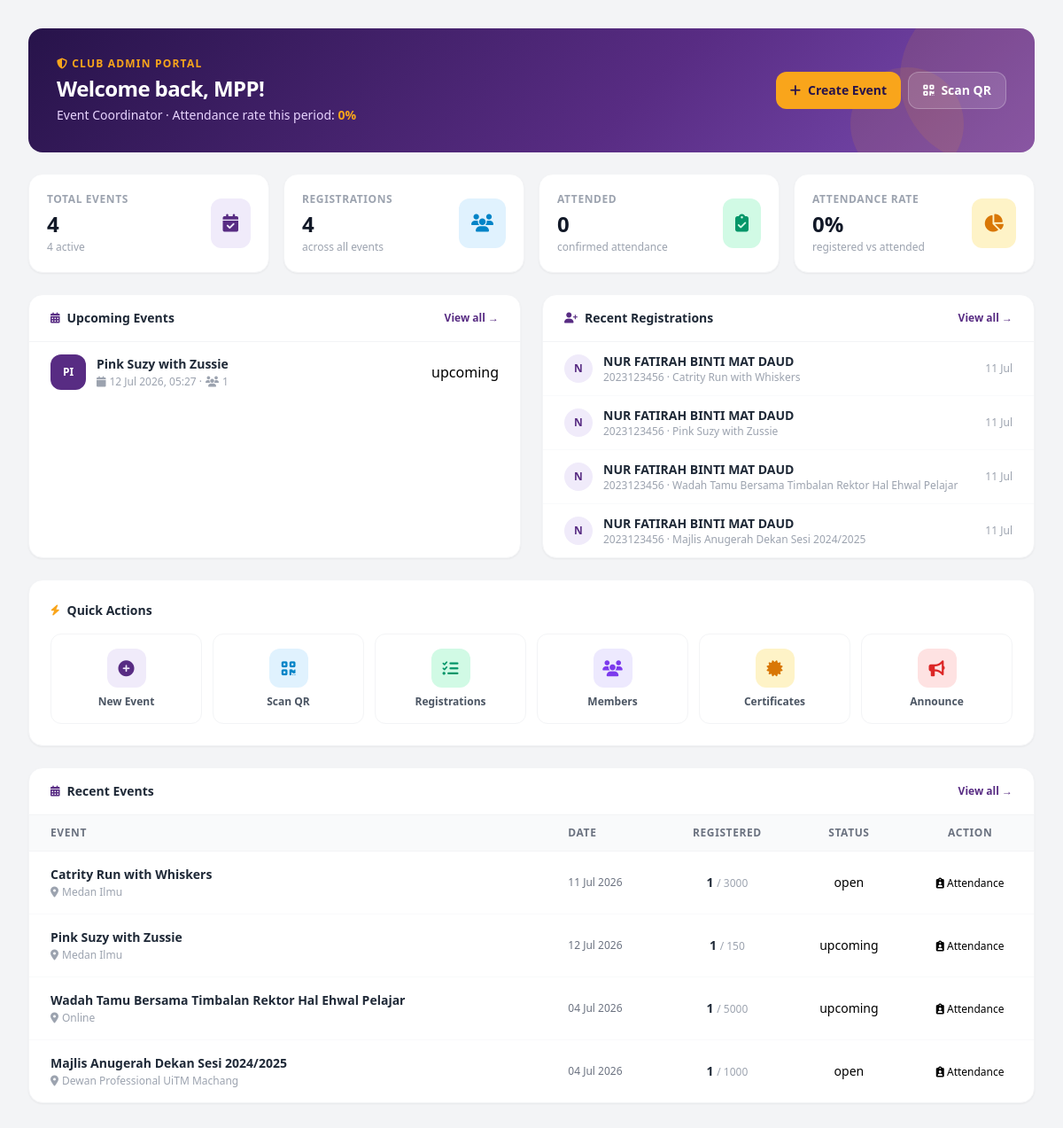
Page /admin_dashboard.php (signed in) on the committed database.
### tables this page shows
CREATE TABLE `events` (
  `id` int(10) UNSIGNED NOT NULL,
  `campus_id` int(10) UNSIGNED DEFAULT NULL,
  `club_id` int(10) UNSIGNED DEFAULT NULL,
  `created_by` int(10) UNSIGNED DEFAULT NULL,
  `title` varchar(200) NOT NULL,
  `venue` varchar(200) DEFAULT NULL,
  `category` enum('Academic','Cultural','Sports','Other') NOT NULL DEFAULT 'Other',
  `status` enum('upcoming','open','under_review','closed','cancelled','archived') NOT NULL DEFAULT 'upcoming',
  `capacity` int(10) UNSIGNED NOT NULL DEFAULT 0,
  `registration_fee` decimal(8,2) NOT NULL DEFAULT 0.00,
  `registered_count` int(10) UNSIGNED NOT NULL DEFAULT 0,
  `start_date` datetime DEFAULT NULL,
  `end_date` datetime DEFAULT NULL,
  `description` text DEFAULT NULL,
  `image_url` varchar(500) DEFAULT NULL,
  `created_at` datetime NOT NULL DEFAULT current_timestamp(),
  `updated_at` datetime NOT NULL DEFAULT current_timestamp() ON UPDATE current_timestamp(),
  `is_paid` tinyint(1) NOT NULL DEFAULT 0,
  `fee_amount` decimal(8,2) DEFAULT NULL,
  `payment_method` varchar(50) DEFAULT NULL,
  `payment_details` text DEFAULT NULL,
  `payment_deadline` datetime DEFAULT NULL
);

CREATE TABLE `registrations` (
  `id` int(10) UNSIGNED NOT NULL,
  `event_id` int(10) UNSIGNED NOT NULL,
  `student_id` int(10) UNSIGNED NOT NULL,
  `campus_id` int(10) UNSIGNED NOT NULL,
  `status` enum('registered','attended','cancelled','no_show') NOT NULL DEFAULT 'registered',
  `registered_at` datetime NOT NULL DEFAULT current_timestamp(),
  `attended_at` datetime DEFAULT NULL,
  `attendance_status` enum('pending','attended','absent') NOT NULL DEFAULT 'pending',
  `cancelled_at` datetime DEFAULT NULL,
  `notes` varchar(255) DEFAULT NULL
);

CREATE TABLE `students` (
  `id` int(10) UNSIGNED NOT NULL,
  `campus_id` int(10) UNSIGNED DEFAULT NULL,
  `name` varchar(120) NOT NULL,
  `email` varchar(180) NOT NULL,
  `password` varchar(255) NOT NULL,
  `matric_no` varchar(40) DEFAULT NULL,
  `phone` varchar(20) DEFAULT NULL,
  `faculty` varchar(10) DEFAULT NULL,
  `year` tinyint(1) UNSIGNED DEFAULT NULL,
  `is_active` tinyint(1) NOT NULL DEFAULT 1,
  `created_at` datetime NOT NULL DEFAULT current_timestamp()
);

### config.php (called while the page is built, shortened)
<?php
function db(): PDO {
    static $pdo = null;
    if ($pdo === null) {
        $dsn = 'mysql:host=' . DB_HOST . ';dbname=' . DB_NAME . ';charset=' . DB_CHARSET;
        try {
            $pdo = new PDO($dsn, DB_USER, DB_PASS, [
                PDO::ATTR_ERRMODE            => PDO::ERRMODE_EXCEPTION,
                PDO::ATTR_DEFAULT_FETCH_MODE => PDO::FETCH_ASSOC,
                PDO::ATTR_EMULATE_PREPARES   => false,
            ]);
        } catch (PDOException $e) {
            die(json_encode(['error' => 'Database connection failed: ' . $e->getMessage()]));
        }
    }
    return $pdo;
}
function currentClubAdmin(): array {
    return $_SESSION['admin'] ?? [];
}
?>

### admin_dashboard.php (the view, shortened to what this page needs)
<?php
require_once '../config.php';
$admin      = currentClubAdmin();
$adminId    = $_SESSION['admin_id'];
$s = db()->prepare("SELECT COUNT(*) FROM events WHERE created_by=?"); $s->execute([$adminId]); $totalEvents=(int)$s->fetchColumn();
$s = db()->prepare("SELECT COUNT(*) FROM events WHERE created_by=? AND status IN('open','upcoming')"); $s->execute([$adminId]); $activeEvents=(int)$s->fetchColumn();
$s = db()->prepare("SELECT COUNT(*) FROM registrations r JOIN events e ON e.id=r.event_id WHERE e.created_by=? AND r.status='registered'"); $s->execute([$adminId]); $totalRegistrations=(int)$s->fetchColumn();
$s = db()->prepare("SELECT COUNT(*) FROM registrations r JOIN events e ON e.id=r.event_id WHERE e.created_by=? AND r.attended_at IS NOT NULL"); $s->execute([$adminId]); $totalAttended=(int)$s->fetchColumn();
$attRate = $totalRegistrations > 0 ? round($totalAttended/$totalRegistrations*100) : 0;
$stmtEv = db()->prepare("
    SELECT e.*, (SELECT COUNT(*) FROM registrations r WHERE r.event_id=e.id AND r.status='registered') AS reg_count
    FROM events e WHERE e.created_by=? AND e.status IN('open','upcoming') AND e.start_date >= NOW()
    ORDER BY e.start_date ASC LIMIT 5
");
$stmtEv->execute([$adminId]);
$upcomingEvents = $stmtEv->fetchAll();
$stmtReg = db()->prepare("
    SELECT r.*, s.name AS student_name, s.matric_no, e.title AS event_title
    FROM registrations r
    JOIN students s ON s.id=r.student_id
    JOIN events e ON e.id=r.event_id
    WHERE e.created_by=?
    ORDER BY r.registered_at DESC LIMIT 8
");
$stmtReg->execute([$adminId]);
$recentRegs = $stmtReg->fetchAll();
$stmtAllEv = db()->prepare("
    SELECT e.*, (SELECT COUNT(*) FROM registrations r WHERE r.event_id=e.id AND r.status='registered') AS reg_count
    FROM events e WHERE e.created_by=? ORDER BY e.created_at DESC LIMIT 5
");
$stmtAllEv->execute([$adminId]);
$myEvents = $stmtAllEv->fetchAll();
?>
<!DOCTYPE html>
<html lang="en">
<head>
<script src="https://cdn.tailwindcss.com"></script>
<link rel="stylesheet" href="https://cdnjs.cloudflare.com/ajax/libs/font-awesome/6.4.0/css/all.min.css">
</head>
<body class="bg-gray-100 font-sans flex h-screen overflow-hidden">
<div class="flex-1 flex flex-col h-full overflow-y-auto">
<main class="p-6 md:p-8 space-y-6 max-w-7xl w-full mx-auto">
  <div class="relative overflow-hidden rounded-2xl text-white p-6 md:p-8"
       style="background:linear-gradient(135deg,#27134A 0%,#582C83 60%,#7B4DB3 100%);">
    <div class="absolute -top-10 -right-10 w-48 h-48 rounded-full opacity-10" style="background:#F9A51B;"></div>
    <div class="absolute -bottom-8 right-20 w-32 h-32 rounded-full opacity-10" style="background:#F9A51B;"></div>
    <div class="relative flex flex-col sm:flex-row justify-between items-start sm:items-center gap-4">
      <div>
        <p class="text-xs font-bold uppercase tracking-widest mb-1" style="color:#F9A51B;">
          <i class="fas fa-shield-halved mr-1"></i>Club Admin Portal
        </p>
        <h3 class="text-2xl font-extrabold tracking-tight">
          Welcome back, <?= htmlspecialchars(explode(' ', $admin['name'] ?? 'Admin')[0]) ?>!
        </h3>
        <p class="text-sm mt-1 text-purple-200">
          <?= htmlspecialchars($admin['role'] ?? 'Club Admin') ?>
          · Attendance rate this period: <span class="font-bold" style="color:#F9A51B;"><?= $attRate ?>%</span>
        </p>
      </div>
      <div class="flex gap-2 flex-wrap shrink-0">
        <a href="create_event.php"
           class="flex items-center gap-2 px-4 py-2.5 rounded-xl text-sm font-bold transition-all"
           style="background:#F9A51B;color:#27134A;">
          <i class="fas fa-plus"></i> Create Event
        </a>
        <a href="attendance.php"
           class="flex items-center gap-2 px-4 py-2.5 rounded-xl text-sm font-semibold transition-all"
           style="background:rgba(255,255,255,.12);color:white;border:1px solid rgba(255,255,255,.25);">
          <i class="fas fa-qrcode"></i> Scan QR
        </a>
      </div>
    </div>
  </div>
  <div class="grid grid-cols-2 lg:grid-cols-4 gap-4">
    <?php $cards = [
      ['label'=>'Total Events',    'val'=>$totalEvents,        'sub'=>"$activeEvents active",        'icon'=>'fa-calendar-check',  'color'=>'#582C83','bg'=>'#f0ebfa'],
      ['label'=>'Registrations',   'val'=>$totalRegistrations, 'sub'=>'across all events',            'icon'=>'fa-users',           'color'=>'#0284c7','bg'=>'#e0f2fe'],
      ['label'=>'Attended',        'val'=>$totalAttended,      'sub'=>'confirmed attendance',         'icon'=>'fa-clipboard-check', 'color'=>'#059669','bg'=>'#d1fae5'],
      ['label'=>'Attendance Rate', 'val'=>$attRate.'%',        'sub'=>'registered vs attended',       'icon'=>'fa-chart-pie',       'color'=>'#d97706','bg'=>'#fef3c7'],
    ];
    foreach ($cards as $c): ?>
    <div class="stat-card bg-white p-5 rounded-2xl shadow-sm border border-gray-100 flex items-center justify-between">
      <div>
        <p class="text-xs font-semibold uppercase tracking-wider text-gray-400"><?= $c['label'] ?></p>
        <h4 class="text-2xl font-extrabold text-gray-900 mt-1"><?= $c['val'] ?></h4>
        <p class="text-xs font-medium mt-0.5 text-gray-400"><?= $c['sub'] ?></p>
      </div>
      <div class="p-3.5 rounded-xl" style="background:<?= $c['bg'] ?>;color:<?= $c['color'] ?>;">
        <i class="fas <?= $c['icon'] ?> text-xl"></i>
      </div>
    </div>
    <?php endforeach; ?>
  </div>
  <div class="grid grid-cols-1 lg:grid-cols-2 gap-6">
    <div class="bg-white rounded-2xl shadow-sm border border-gray-100 overflow-hidden">
      <div class="flex items-center justify-between px-6 py-4 border-b border-gray-100">
        <h2 class="font-bold text-gray-800 text-sm flex items-center gap-2">
          <i class="fas fa-calendar-days text-xs" style="color:#582C83;"></i> Upcoming Events
        </h2>
        <a href="my_events.php" class="text-xs font-semibold hover:underline" style="color:#582C83;">View all →</a>
      </div>
      <div class="scrollable divide-y divide-gray-50">
        <?php if (empty($upcomingEvents)): ?>
          <div class="px-6 py-10 text-center text-gray-400">
            <i class="fas fa-calendar-xmark text-3xl mb-3 block" style="color:#ddd5f5;"></i>
            No upcoming events.
            <a href="create_event.php" class="block mt-2 text-sm font-semibold" style="color:#582C83;">Create one →</a>
          </div>
        <?php else: foreach ($upcomingEvents as $ev): ?>
          <div class="px-6 py-3.5 flex items-center gap-3 hover:bg-purple-50 transition-colors">
            <div class="w-10 h-10 rounded-xl flex items-center justify-center shrink-0 text-white text-xs font-bold"
                 style="background:#582C83;">
              <?= strtoupper(substr($ev['title'],0,2)) ?>
            </div>
            <div class="flex-1 min-w-0">
              <p class="text-sm font-semibold text-gray-800 truncate"><?= htmlspecialchars($ev['title']) ?></p>
              <p class="text-xs text-gray-400 mt-0.5 flex items-center gap-1">
                <i class="fas fa-calendar text-xs"></i>
                <?= $ev['start_date'] ? date('d M Y, H:i', strtotime($ev['start_date'])) : 'TBD' ?>
                · <i class="fas fa-users text-xs"></i> <?= $ev['reg_count'] ?>
              </p>
            </div>
            <span class="badge status-<?= $ev['status'] ?>"><?= str_replace('_',' ',$ev['status']) ?></span>
          </div>
        <?php endforeach; endif; ?>
      </div>
    </div>
    <div class="bg-white rounded-2xl shadow-sm border border-gray-100 overflow-hidden">
      <div class="flex items-center justify-between px-6 py-4 border-b border-gray-100">
        <h2 class="font-bold text-gray-800 text-sm flex items-center gap-2">
          <i class="fas fa-user-plus text-xs" style="color:#582C83;"></i> Recent Registrations
        </h2>
        <a href="registrations.php" class="text-xs font-semibold hover:underline" style="color:#582C83;">View all →</a>
      </div>
      <div class="scrollable divide-y divide-gray-50">
        <?php if (empty($recentRegs)): ?>
          <div class="px-6 py-10 text-center text-gray-400">
            <i class="fas fa-users-slash text-3xl mb-3 block" style="color:#ddd5f5;"></i>
            No registrations yet.
          </div>
        <?php else: foreach ($recentRegs as $reg): ?>
          <div class="px-6 py-3 flex items-center gap-3 hover:bg-purple-50 transition-colors">
            <div class="w-8 h-8 rounded-full flex items-center justify-center shrink-0 font-bold text-xs"
                 style="background:#f0ebfa;color:#582C83;">
              <?= strtoupper(substr($reg['student_name'],0,1)) ?>
            </div>
            <div class="flex-1 min-w-0">
              <p class="text-sm font-semibold text-gray-800 truncate"><?= htmlspecialchars($reg['student_name']) ?></p>
              <p class="text-xs text-gray-400 truncate"><?= htmlspecialchars($reg['matric_no']) ?> · <?= htmlspecialchars($reg['event_title']) ?></p>
            </div>
            <span class="text-xs text-gray-400 shrink-0"><?= date('d M', strtotime($reg['registered_at'])) ?></span>
          </div>
        <?php endforeach; endif; ?>
      </div>
    </div>
  </div>
  <div class="bg-white rounded-2xl shadow-sm border border-gray-100 p-6">
    <h2 class="font-bold text-gray-800 text-sm mb-4 flex items-center gap-2">
      <i class="fas fa-bolt text-xs" style="color:#F9A51B;"></i> Quick Actions
    </h2>
    <div class="grid grid-cols-2 sm:grid-cols-4 lg:grid-cols-6 gap-3">
      <?php $actions = [
        ['href'=>'create_event.php',   'icon'=>'fa-plus-circle',    'color'=>'#582C83','bg'=>'#f0ebfa','label'=>'New Event'],
        ['href'=>'attendance.php',     'icon'=>'fa-qrcode',         'color'=>'#0284c7','bg'=>'#e0f2fe','label'=>'Scan QR'],
        ['href'=>'registrations.php',  'icon'=>'fa-list-check',     'color'=>'#059669','bg'=>'#d1fae5','label'=>'Registrations'],
        ['href'=>'members.php',        'icon'=>'fa-users',          'color'=>'#7c3aed','bg'=>'#ede9fe','label'=>'Members'],
        ['href'=>'certificates.php',   'icon'=>'fa-certificate',    'color'=>'#d97706','bg'=>'#fef3c7','label'=>'Certificates'],
        ['href'=>'announcements.php',  'icon'=>'fa-bullhorn',       'color'=>'#dc2626','bg'=>'#fee2e2','label'=>'Announce'],
      ];
      foreach ($actions as $a): ?>
      <a href="<?= $a['href'] ?>"
         class="flex flex-col items-center gap-2 p-4 rounded-xl border border-gray-100 hover:border-purple-200 hover:shadow-md transition-all text-center group">
        <div class="w-11 h-11 rounded-xl flex items-center justify-center transition-transform group-hover:scale-110"
             style="background:<?= $a['bg'] ?>;color:<?= $a['color'] ?>;">
          <i class="fas <?= $a['icon'] ?> text-lg"></i>
        </div>
        <span class="text-xs font-semibold text-gray-600 group-hover:text-gray-900"><?= $a['label'] ?></span>
      </a>
      <?php endforeach; ?>
    </div>
  </div>
  <div class="bg-white rounded-2xl shadow-sm border border-gray-100 overflow-hidden">
    <div class="flex items-center justify-between px-6 py-4 border-b border-gray-100">
      <h2 class="font-bold text-gray-800 text-sm flex items-center gap-2">
        <i class="fas fa-calendar-alt text-xs" style="color:#582C83;"></i> Recent Events
      </h2>
      <a href="my_events.php" class="text-xs font-semibold hover:underline" style="color:#582C83;">View all →</a>
    </div>
    <div class="overflow-x-auto">
      <table class="w-full text-sm">
        <thead>
          <tr class="border-b border-gray-100 bg-gray-50">
            <th class="px-6 py-3 text-left text-xs font-semibold text-gray-500 uppercase tracking-wider">Event</th>
            <th class="px-4 py-3 text-left text-xs font-semibold text-gray-500 uppercase tracking-wider">Date</th>
            <th class="px-4 py-3 text-center text-xs font-semibold text-gray-500 uppercase tracking-wider">Registered</th>
            <th class="px-4 py-3 text-center text-xs font-semibold text-gray-500 uppercase tracking-wider">Status</th>
            <th class="px-4 py-3 text-center text-xs font-semibold text-gray-500 uppercase tracking-wider">Action</th>
          </tr>
        </thead>
        <tbody class="divide-y divide-gray-50">
          <?php if (empty($myEvents)): ?>
          <tr><td colspan="5" class="px-6 py-10 text-center text-gray-400">
            No events yet. <a href="create_event.php" class="font-semibold" style="color:#582C83;">Create one →</a>
          </td></tr>
          <?php else: foreach ($myEvents as $ev): ?>
          <tr class="hover-row">
            <td class="px-6 py-4">
              <p class="font-semibold text-gray-800"><?= htmlspecialchars($ev['title']) ?></p>
              <p class="text-xs text-gray-400 mt-0.5"><i class="fas fa-location-dot mr-1"></i><?= htmlspecialchars($ev['venue'] ?? 'TBD') ?></p>
            </td>
            <td class="px-4 py-4 text-gray-500 text-xs whitespace-nowrap">
              <?= $ev['start_date'] ? date('d M Y', strtotime($ev['start_date'])) : '—' ?>
            </td>
            <td class="px-4 py-4 text-center">
              <span class="font-semibold text-gray-800"><?= $ev['reg_count'] ?></span>
              <span class="text-gray-400 text-xs"> / <?= $ev['capacity'] ?></span>
            </td>
            <td class="px-4 py-4 text-center">
              <span class="badge status-<?= $ev['status'] ?>"><?= str_replace('_',' ',$ev['status']) ?></span>
            </td>
            <td class="px-4 py-4 text-center">
              <a href="attendance.php?event_id=<?= $ev['id'] ?>" class="btn-secondary text-xs">
                <i class="fas fa-clipboard-user"></i> Attendance
              </a>
            </td>
          </tr>
          <?php endforeach; endif; ?>
        </tbody>
      </table>
    </div>
  </div>
</main>
</div>
</body>
</html>

### rows in the picture
events: title "PI", title "Pink Suzy with Zussie", start_date "12 Jul 2026, 05:27", reg_count "1", status "upcoming", venue "Medan Ilmu", start_date "12 Jul 2026", capacity "150"
registrations: student.name "N", student.name "NUR FATIRAH BINTI MAT DAUD", student.matric_no "2023123456", event.title "Catrity Run with Whiskers", registered_at "11 Jul"
registrations: student.name "N", student.name "NUR FATIRAH BINTI MAT DAUD", student.matric_no "2023123456", event.title "Pink Suzy with Zussie", registered_at "11 Jul"
registrations: student.name "N", student.name "NUR FATIRAH BINTI MAT DAUD", student.matric_no "2023123456", event.title "Wadah Tamu Bersama Timbalan Rektor Hal Ehwal Pelajar", registered_at "11 Jul"
registrations: student.name "N", student.name "NUR FATIRAH BINTI MAT DAUD", student.matric_no "2023123456", event.title "Majlis Anugerah Dekan Sesi 2024/2025", registered_at "11 Jul"
events: title "Catrity Run with Whiskers", venue "Medan Ilmu", start_date "11 Jul 2026", reg_count "1", capacity "3000", status "open"
events: title "Wadah Tamu Bersama Timbalan Rektor Hal Ehwal Pelajar", venue "Online", start_date "04 Jul 2026", reg_count "1", capacity "5000", status "upcoming"
events: title "Majlis Anugerah Dekan Sesi 2024/2025", venue "Dewan Professional UiTM Machang", start_date "04 Jul 2026", reg_count "1", capacity "1000", status "open"

### other values in the picture
explode(' ', $admin['name'] ?? 'Admin')[0] "MPP"
$admin['role'] "Event Coordinator"
$attRate "0"
$c['label'] "TOTAL EVENTS"
$c['val'] "4"
$c['sub'] "4 active"
$c['label'] "REGISTRATIONS"
$c['sub'] "across all events"
$c['label'] "ATTENDED"
$c['val'] "0"
$c['sub'] "confirmed attendance"
$c['label'] "ATTENDANCE RATE"
$c['val'] "0%"
$c['sub'] "registered vs attended"
$a['label'] "New Event"
